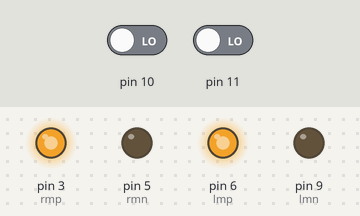
This sketch was run on a simulated Arduino Uno, built with avr-gcc and run on an emulated ATmega328P. On the bench: output pins drawn as LEDs (lit = HIGH). The test bench sets the inputs (shaded band); at power-on: pin 10 LOW, pin 11 LOW.

Above: at 1.2 s.
1.3 s: pin 10 driven HIGH
At 2.5 s:
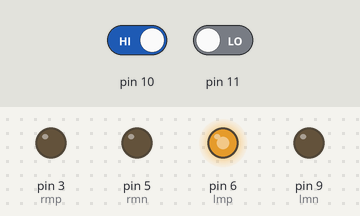
2.8 s: pin 10 driven LOW
At 3.8 s:
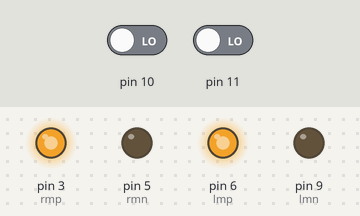
4.3 s: pin 11 driven HIGH
At 4.9 s:
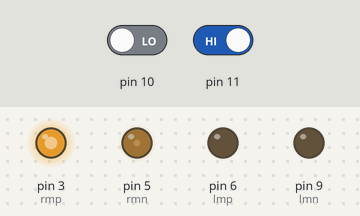
Timing chart, 0 to 7.3 s (numbered marks = the images above; inputs shaded):
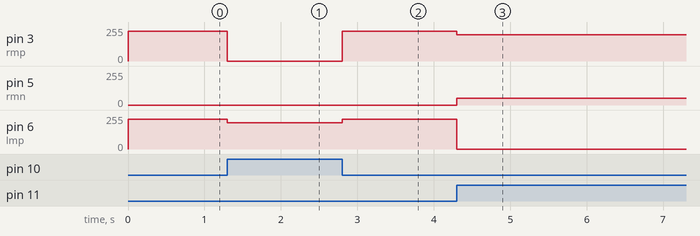

Measured:
- after the input at 1.3 s, pin 3 (rmp): 225/255 → 0/255 at once; pin 6 (lmp): 225/255 → 197/255 at once
- after the input at 2.8 s, pin 3 (rmp): 0/255 → 225/255 at once; pin 6 (lmp): 197/255 → 225/255 at once
- after the input at 4.3 s, pin 3 (rmp): 225/255 → 197/255 at once; pin 5 (rmn): 0/255 → 50/255 at once; pin 6 (lmp): 225/255 → 0/255 at once

The sketch:

basic_line_follower.ino
```cpp
int lmp=6;
int lmn=9;
int rmp=3;
int rmn=5;
void setup() {
 // put your setup code here, to run once:

 pinMode(rmp,OUTPUT);
 pinMode(rmn,OUTPUT);
 pinMode(lmp,OUTPUT);
 pinMode(lmn,OUTPUT);
 pinMode(10,INPUT);
 pinMode(11,INPUT);
}
void loop() {
int irleft=digitalRead(10);
int irright=digitalRead(11);
 if(irleft==1 && irright==1)
 {
analogWrite(rmp,225);
 analogWrite(rmn,0);
 analogWrite(lmp,225);
 analogWrite(lmn,0);
 }
 else if(irleft==1 && irright==0)
 {
analogWrite(rmp,0);
 analogWrite(rmn,0);
 analogWrite(lmp,197);
 analogWrite(lmn,0);
 }
 else if(irleft==0 && irright==1)
 {
analogWrite(rmp,197);
 analogWrite(rmn,50);
 analogWrite(lmp,0);
 analogWrite(lmn,0);
 }
 else if(irleft==0 && irright==0)
 {
analogWrite(rmp,225);
 analogWrite(rmn,0);
 analogWrite(lmp,225);
 analogWrite(lmn,0);
 }
}
```
